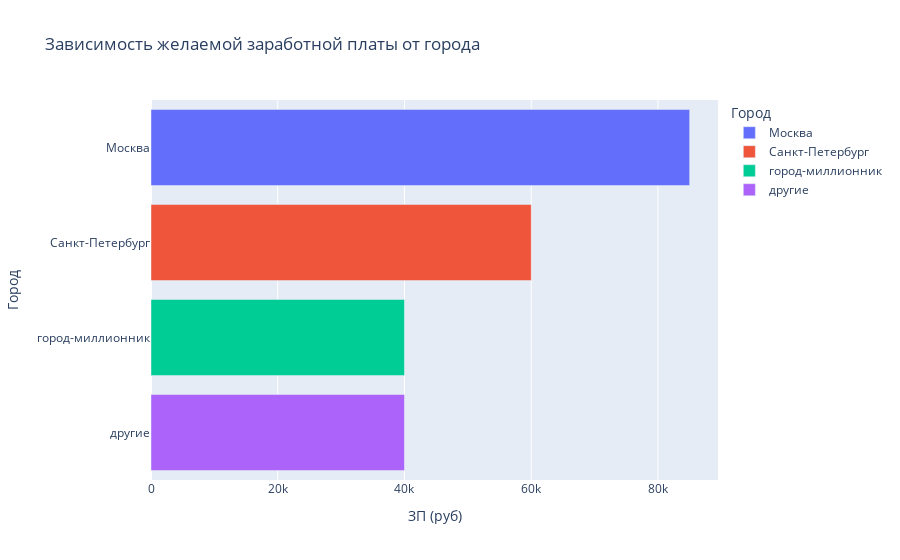

Notebook code cell kept with this figure:
### Markdown cell above
5. Постройте диаграмму, которая показывает распределение желаемой заработной платы («ЗП (руб)») в зависимости от города («Город»). Используйте для диаграммы данные о резюме, где желаемая заработная плата меньше 1 миллиона рублей.

Сделайте выводы по полученной диаграмме:

- Как соотносятся медианные уровни желаемой заработной платы и их размах в городах?
- Как вы считаете, важен ли признак города при прогнозировании заработной платы?
- В каком городе (категории городов) зафиксирован наибольший показатель желаемой заработной платы (~924 тысячи рублей)?

### Code cell
# Условие для построения диаграммы
hh_df_5 = hh_df[hh_df['ЗП (руб)'] < 1000000].groupby('Город', as_index=False).median()

# Построение диаграммы
fig = plt.figure(figsize=(13,3))
fig = px.bar(hh_df_5, x='ЗП (руб)', y='Город', color='Город', title='Зависимость желаемой заработной платы от города')
fig.show()

# Категория городов, по которой зафиксирован наибольший показатель желаемой заработной платы (~924 тысячи рублей)
hh_df[hh_df['ЗП (руб)'] > 923000][hh_df['ЗП (руб)'] < 925000].groupby('Город', as_index=False)['ЗП (руб)'].value_counts()
fig.write_html("plotly/5_med.salary_city.html")

### Figure 1 — Plotly figure (JSON) as saved in the notebook; plotly's stock layout.template omitted (floating-point values rounded to 4 significant figures)
{"data": [{"alignmentgroup": "True", "hovertemplate": "Город=%{y}<br>ЗП (руб)=%{x}<extra></extra>", "legendgroup": "Москва", "marker": {"color": "#636efa", "pattern": {"shape": ""}}, "name": "Москва", "offsetgroup": "Москва", "orientation": "h", "showlegend": true, "textposition": "auto", "type": "bar", "x": [85000], "xaxis": "x", "y": ["Москва"], "yaxis": "y"}, {"alignmentgroup": "True", "hovertemplate": "Город=%{y}<br>ЗП (руб)=%{x}<extra></extra>", "legendgroup": "Санкт-Петербург", "marker": {"color": "#EF553B", "pattern": {"shape": ""}}, "name": "Санкт-Петербург", "offsetgroup": "Санкт-Петербург", "orientation": "h", "showlegend": true, "textposition": "auto", "type": "bar", "x": [60000], "xaxis": "x", "y": ["Санкт-Петербург"], "yaxis": "y"}, {"alignmentgroup": "True", "hovertemplate": "Город=%{y}<br>ЗП (руб)=%{x}<extra></extra>", "legendgroup": "город-миллионник", "marker": {"color": "#00cc96", "pattern": {"shape": ""}}, "name": "город-миллионник", "offsetgroup": "город-миллионник", "orientation": "h", "showlegend": true, "textposition": "auto", "type": "bar", "x": [40000], "xaxis": "x", "y": ["город-миллионник"], "yaxis": "y"}, {"alignmentgroup": "True", "hovertemplate": "Город=%{y}<br>ЗП (руб)=%{x}<extra></extra>", "legendgroup": "другие", "marker": {"color": "#ab63fa", "pattern": {"shape": ""}}, "name": "другие", "offsetgroup": "другие", "orientation": "h", "showlegend": true, "textposition": "auto", "type": "bar", "x": [40000], "xaxis": "x", "y": ["другие"], "yaxis": "y"}], "layout": {"barmode": "relative", "legend": {"title": {"text": "Город"}, "tracegroupgap": 0}, "title": {"text": "Зависимость желаемой заработной платы от города"}, "xaxis": {"anchor": "y", "domain": [0, 1], "title": {"text": "ЗП (руб)"}}, "yaxis": {"anchor": "x", "categoryarray": ["другие", "город-миллионник", "Санкт-Петербург", "Москва"], "categoryorder": "array", "domain": [0, 1], "title": {"text": "Город"}}}}
